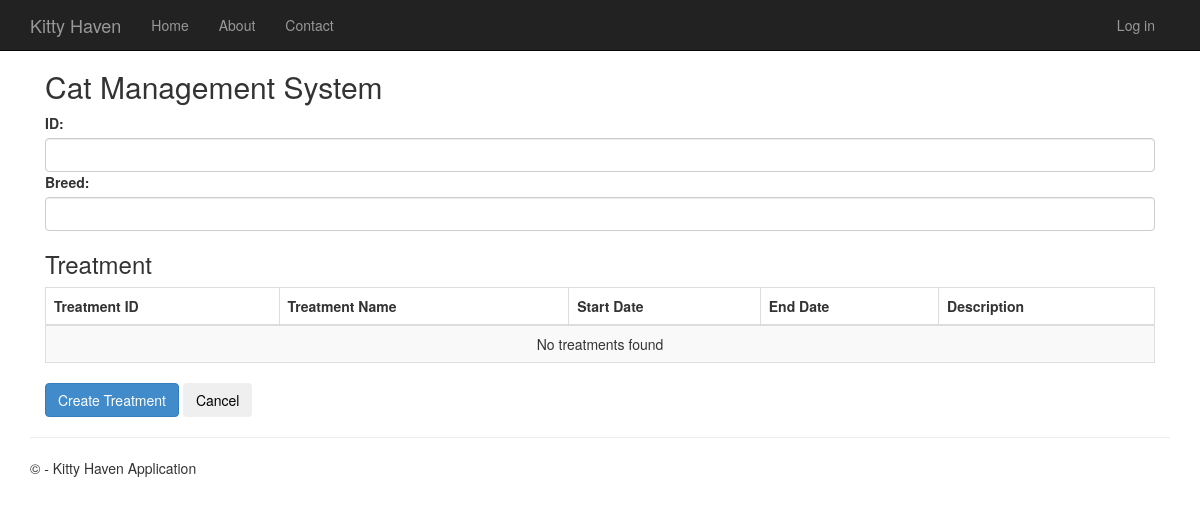
The app's page /medical_cat_detail/3/, older data.
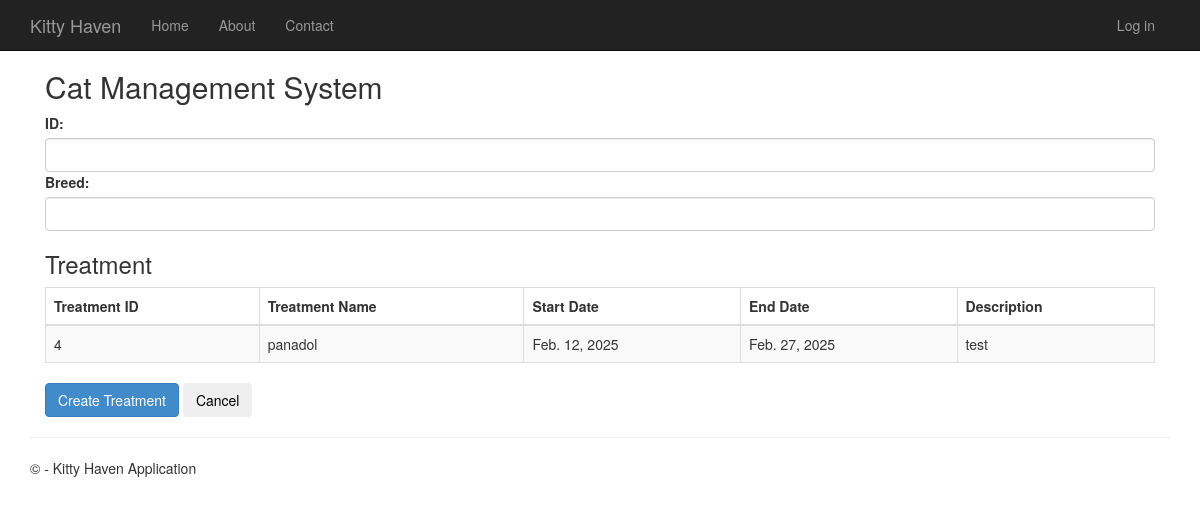
The same page, newer data.
### CatDatabase/models.py (models this page shows, shortened)
class Treatment(models.Model):
    TreatmentID = models.AutoField(primary_key=True)
    CatID = models.ForeignKey(Cat, on_delete=models.CASCADE, null=True, blank=True)
    TreatmentName = models.CharField(max_length=200)
    StartDate = models.DateField(blank=True)
    EndDate = models.DateField(blank=True)
    Description = models.CharField(max_length=1000)

### app/views.py (the view)
# urls.py: path('medical_cat_detail/<int:cat_id>/', medical_cat_detail, name='medical_cat_detail'),
def medical_cat_detail(request, cat_id):
    cat = get_object_or_404(Cat, CatID=cat_id)  # Ensure the cat exists
    treatments = Treatment.objects.filter(CatID=cat_id)
    return render(request, 'app/medical_cat_detail.html', {
        'treatments': treatments,
        'CatID': cat_id,  # Ensure this key is passed
    })

### app/templates/app/medical_cat_detail.html
{% extends "app/layout.html" %}
{% block content %}
<div class="container border p-4">
    <h2 class="fw-bold border-bottom pb-2">Cat Management System</h2>
    <div class="mb-3">
        <label class="form-label fw-bold">ID:</label>
        <span class="form-control">{{ Cat.CatID }}</span>
    </div>
    <div class="mb-3">
        <label class="form-label fw-bold">Breed:</label>
        <span class="form-control">{{ Cat.Breed }}</span>
    </div>
<h3 class="fw-bold mt-4">Treatment</h3>
<div class="table-responsive">
    <table class="table table-striped table-bordered">
    <thead class="thead-dark">
        <tr>
            <th>Treatment ID</th>
            <th>Treatment Name</th>
            <th>Start Date</th>
            <th>End Date</th>
            <th>Description</th>
        </tr>
    </thead>
    <tbody>
        {% for treatment in treatments %}
        <tr>
            <td>{{ treatment.TreatmentID }}</td>
            <td>{{ treatment.TreatmentName }}</td>
            <td>{{ treatment.StartDate }}</td>
            <td>{{ treatment.EndDate }}</td>
            <td>{{ treatment.Description }}</td>
        </tr>
        {% empty %}
        <tr>
            <td colspan="5" class="text-center">No treatments found</td>
        </tr>
        {% endfor %}
    </tbody>
</table>
</div>
<a href="{% url 'create_treatment' CatID %}" class="btn btn-primary">Create Treatment</a>
<button type="button" class="btn btn-outline-primary" onclick="window.history.back()">Cancel</button>
</div>
{% endblock %}

Row changes from the older to the newer data that the page shows:
added Treatment: TreatmentID "4", TreatmentName "panadol", StartDate "Feb. 12, 2025", EndDate "Feb. 27, 2025", Description "test"
Text that changed along with them:
text no longer shown: "No treatments found"
